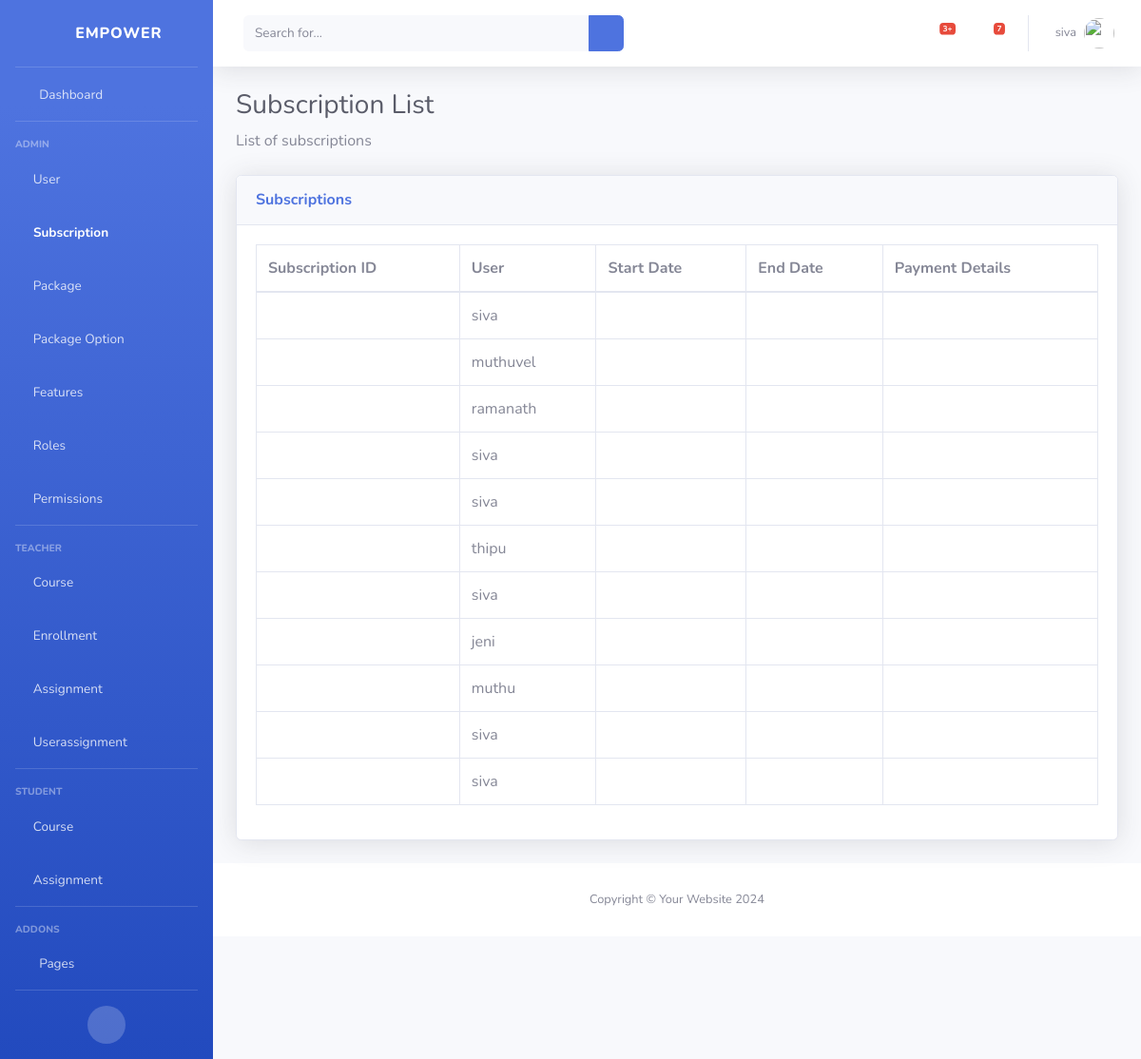
Page /subscriptions/ (signed in) on the committed database.
### classRoom/models.py (models this page shows)
class Subscription(models.Model):
    subscription_id = models.AutoField(primary_key=True)
    user = models.ForeignKey(User, on_delete=models.CASCADE)
    package = models.ForeignKey(Package, on_delete=models.CASCADE)
    payment_date = models.DateField()
    expiry_date = models.DateField()

class User(models.Model):
    user = models.OneToOneField(AuthUser, on_delete=models.CASCADE)
    role = models.ForeignKey(Role, on_delete=models.CASCADE)

### classRoom/views.py (the view)
# urls.py: path('subscriptions/',view_subscriptions,name="view_subscriptions"),
@login_required
def view_subscriptions(request):
    subscriptions = Subscription.objects.all()
    return render(request, 'subscriptions/view_subscriptions.html', {'subscriptions': subscriptions})

### classRoom/templates/subscriptions/view_subscriptions.html
{% extends 'base.html' %}
{% block content %}
<h1 class="h3 mb-2 text-gray-800">Subscription List</h1>
<p class="mb-4">List of subscriptions</p>
<div class="card shadow mb-4">
    <div class="card-header py-3">
        <h6 class="m-0 font-weight-bold text-primary">Subscriptions</h6>
    </div>
    <div class="card-body">
        <div class="table-responsive">
            <table class="table table-bordered" id="dataTable" width="100%" cellspacing="0">
                <thead>
                    <tr>
                        <th>Subscription ID</th>
                        <th>User</th>
                        <th>Start Date</th>
                        <th>End Date</th>
                        <th>Payment Details</th>
                    </tr>
                </thead>
                <tbody>
                    {% for subscription in subscriptions %}
                        <tr>
                            <td><a href="{% url 'view_subscription' subscription.id %}">{{ subscription.id }}</a></td>
                            <td>{{ subscription.user.user.username }}</td>
                            <td>{{ subscription.subscription_start_date }}</td>
                            <td>{{ subscription.subscription_end_date }}</td>
                            <td>{{ subscription.payment_details }}</td>
                        </tr>
                    {% endfor %}
                </tbody>
            </table>
        </div>
    </div>
</div>
{% endblock %}

### classRoom/templates/base.html (shortened to what this page needs)
{% load static %}
<!DOCTYPE html>
<html lang="en">
<head>
    <link rel="stylesheet" href="{% static 'vendor/fontawesome-free/css/all.min.css' %}" type="text/css">
    <link rel="stylesheet" href="{% static 'css/sb-admin-2.min.css' %}">
</head>
<body id="page-top">
    <div id="wrapper">
        <ul class="navbar-nav bg-gradient-primary sidebar sidebar-dark accordion" id="accordionSidebar">
            <a class="sidebar-brand d-flex align-items-center justify-content-center" href="{% url 'index' %}">
                <div class="sidebar-brand-icon rotate-n-15">
                    <i class="fas fa-chess-knight"></i>
                </div>
                <div class="sidebar-brand-text mx-3">Empower</div>
            </a>
            <hr class="sidebar-divider my-0">
            <li class="nav-item">
                <a class="nav-link" href="{% url 'index' %}">
                    <i class="fas fa-fw fa-tachometer-alt"></i>
                    <span>Dashboard</span></a>
            </li>
            <hr class="sidebar-divider">
            <div class="sidebar-heading">
                Admin
            </div>
            <li class="nav-item">
                <a class="nav-link" href="{% url 'view_users' %}" >
                    <i class="fas fa-user-shield"></i>
                    <span>User</span>
                </a>
            </li>
            <li class="nav-item">
                <a class="nav-link" href="{% url 'view_subscriptions' %}" >
                    <i class="fas fa-user-shield"></i>
                    <span>Subscription</span>
                </a>
            </li>
            <li class="nav-item">
                <a class="nav-link" href="{% url 'view_packages' %}" >
                    <i class="fas fa-user-shield"></i>
                    <span>Package</span>
                </a>
            </li>
            <li class="nav-item">
                <a class="nav-link" href="{% url 'view_package_options' %}" >
                    <i class="fas fa-user-shield"></i>
                    <span>Package Option</span>
                </a>
            </li>
            <li class="nav-item">
                <a class="nav-link" href="{% url 'view_features' %}" >
                    <i class="fas fa-user-shield"></i>
                    <span>Features</span>
                </a>
            </li>
            <li class="nav-item">
                <a class="nav-link" href="{% url 'view_roles' %}" >
                    <i class="fas fa-user-shield"></i>
                    <span>Roles</span>
                </a>
            </li>
            <li class="nav-item">
                <a class="nav-link" href="{% url 'view_permissions' %}" >
                    <i class="fas fa-user-shield"></i>
                    <span>Permissions</span>
                </a>
            </li>
            <hr class="sidebar-divider">
            <div class="sidebar-heading">
                Teacher
            </div>
            <li class="nav-item">
                <a class="nav-link" href="{% url 'view_courses' %}" >
                    <i class="fas fa-chalkboard-teacher"></i>
                    <span>Course</span>
                </a>
            </li>
            <li class="nav-item">
                <a class="nav-link" href="{% url 'view_enrollments' %}" >
                    <i class="fas fa-chalkboard-teacher"></i>
                    <span>Enrollment</span>
                </a>
            </li>
            <li class="nav-item">
                <a class="nav-link" href="{% url 'view_assignments' %}" >
                    <i class="fas fa-chalkboard-teacher"></i>
                    <span>Assignment</span>
                </a>
            </li>
            <li class="nav-item">
                <a class="nav-link" href="{% url 'view_userassignments' %}" >
                    <i class="fas fa-chalkboard-teacher"></i>
                    <span>Userassignment</span>
                </a>
            </li>
            <hr class="sidebar-divider">
            <div class="sidebar-heading">
                Student
            </div>
            <li class="nav-item">
                <a class="nav-link" href="{% url 'view_courses' %}" >
                    <i class="fas fa-user-graduate"></i>
                    <span>Course</span>
                </a>
                <a class="nav-link" href="{% url 'view_assignments' %}" >
                    <i class="fas fa-user-graduate"></i>
                    <span>Assignment</span>
                </a>
            </li>
            <hr class="sidebar-divider">
            <div class="sidebar-heading">
                Addons
            </div>
            <li class="nav-item">
                <a class="nav-link collapsed" href="#" data-toggle="collapse" data-target="#collapsePages"
                    aria-expanded="true" aria-controls="collapsePages">
                    <i class="fas fa-fw fa-folder"></i>
                    <span>Pages</span>
                </a>
            </li>
            <hr class="sidebar-divider d-none d-md-block">
            <div class="text-center d-none d-md-inline">
                <button class="rounded-circle border-0" id="sidebarToggle"></button>
            </div>
        </ul>
        <div id="content-wrapper" class="d-flex flex-column">
            <nav class="navbar navbar-expand navbar-light bg-white topbar mb-4 static-top shadow">
                <form
                    class="d-none d-sm-inline-block form-inline mr-auto ml-md-3 my-2 my-md-0 mw-100 navbar-search">
                    <div class="input-group">
                        <input type="text" class="form-control bg-light border-0 small" placeholder="Search for..."
                            aria-label="Search" aria-describedby="basic-addon2">
                        <div class="input-group-append">
                            <button class="btn btn-primary" type="button">
                                <i class="fas fa-search fa-sm"></i>
                            </button>
                        </div>
                    </div>
                </form>
                <ul class="navbar-nav ml-auto">
                    <li class="nav-item dropdown no-arrow mx-1">
                        <a class="nav-link dropdown-toggle" href="#" id="alertsDropdown" role="button"
                            data-toggle="dropdown" aria-haspopup="true" aria-expanded="false">
                            <i class="fas fa-bell fa-fw"></i>
                            <span class="badge badge-danger badge-counter">3+</span>
                        </a>
                    </li>
                    <li class="nav-item dropdown no-arrow mx-1">
                        <a class="nav-link dropdown-toggle" href="#" id="messagesDropdown" role="button"
                            data-toggle="dropdown" aria-haspopup="true" aria-expanded="false">
                            <i class="fas fa-envelope fa-fw"></i>
                            <span class="badge badge-danger badge-counter">7</span>
                        </a>
                    </li>
                    <li class="nav-item dropdown no-arrow">
                        <a class="nav-link dropdown-toggle" href="#" id="userDropdown" role="button"
                            data-toggle="dropdown" aria-haspopup="true" aria-expanded="false">
                            {% if user.is_authenticated %}
                                <span class="mr-2 d-none d-lg-inline text-gray-600 small">{{ user.username }}</span>
                            {% endif %}
                            <img class="img-profile rounded-circle" src="{% static 'img/undraw_profile.svg' %}">
                        </a>
                    </li>
                </ul>
            </nav>
            <div class="container-fluid">
                {% block content %}
                {% endblock %}
            </div>
            <footer class="sticky-footer bg-white">
                <div class="container my-auto">
                    <div class="copyright text-center my-auto">
                        <span>Copyright &copy; Your Website 2024</span>
                    </div>
                </div>
            </footer>
        </div>
    </div>
</body>
</html>

### rows in the picture
Subscription: user.user.username "siva"
Subscription: user.user.username "muthuvel"
Subscription: user.user.username "ramanath"
Subscription: user.user.username "siva"
Subscription: user.user.username "siva"
Subscription: user.user.username "thipu"
Subscription: user.user.username "siva"
Subscription: user.user.username "jeni"
Subscription: user.user.username "muthu"
Subscription: user.user.username "siva"
Subscription: user.user.username "siva"

### other values in the picture
{{ user.username }} "siva"
